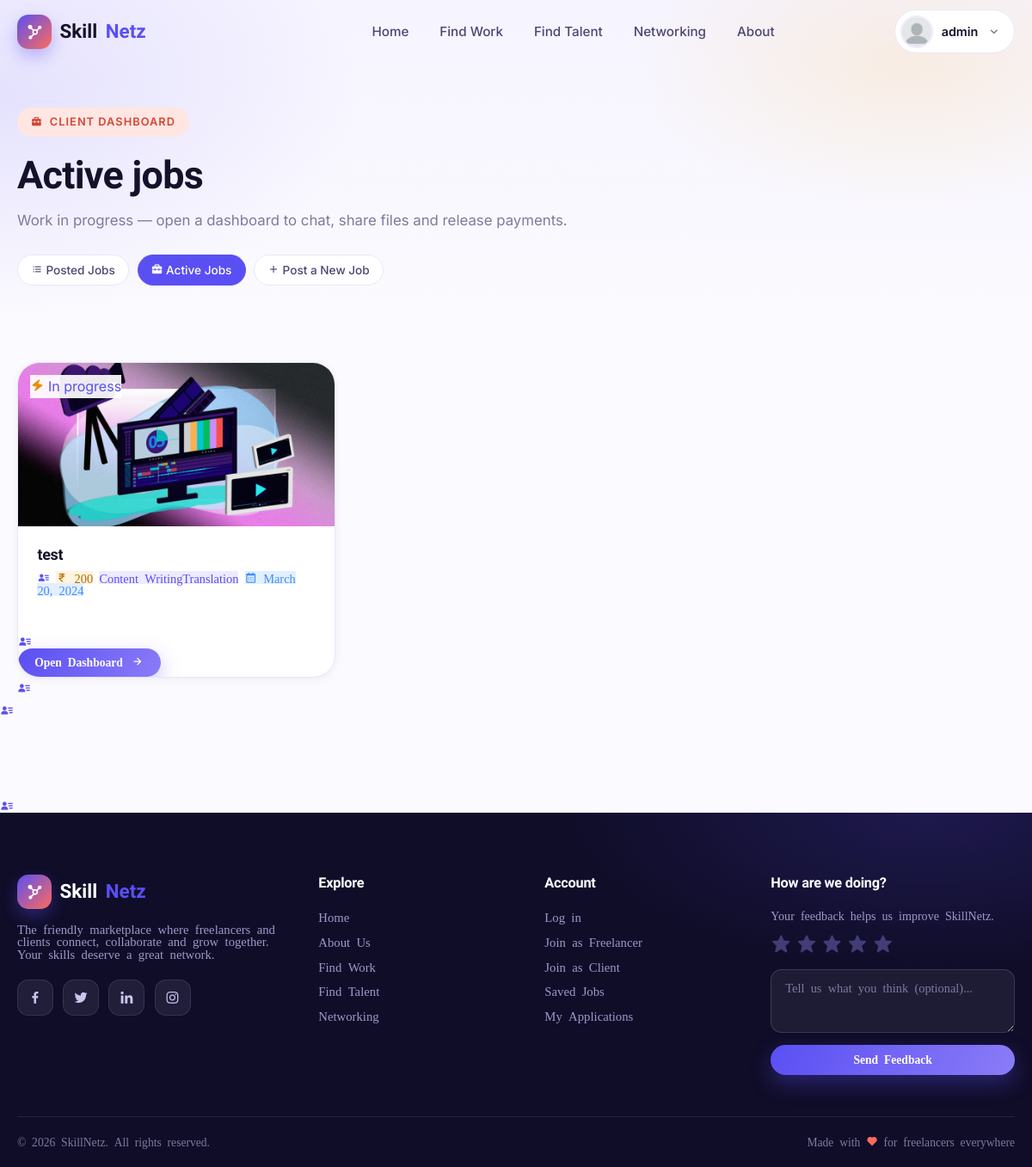
/myjobs/active/ (signed in), run on the app's committed database.
### skillnetz/models.py (models this page shows, shortened)
class CustomUser(AbstractUser):
    ROLE_CHOICES = (
    ("freelancer", "Freelancer"),
    ("client", "Client"),
    ("admin","Admin"))
    role = models.CharField(max_length=20,choices=ROLE_CHOICES,default="admin")
    linkedin_id = models.CharField(null=True,blank=True,max_length=20)
    paypal_id = models.CharField(null=True,blank=True,max_length=50)
    dp_img = models.ImageField(upload_to="img",blank=True,null=True,default="img/dp.jpg")
    skill = models.ManyToManyField("Skills",blank=True)

class ActiveJob(models.Model):
    job_title = models.CharField(max_length=50)
    skill = models.ManyToManyField("Skills")
    price = models.CharField(max_length=50)
    description = models.TextField()
    post_date = models.DateField(null=True,blank=True,auto_now_add=True)
    job_image = models.ImageField(upload_to="job_images/",null=True,blank=True)
    post_by = models.ForeignKey(CustomUser,on_delete=models.CASCADE)
    assign_to =models.ForeignKey(CustomUser,on_delete=models.CASCADE,related_name='assign',null=True,blank=True)

class Skills(models.Model):
    name = models.CharField(max_length=100)

### skillnetz/views.py (the view)
# urls.py: path('myjobs/active/',views.activejobs,name="activejobs"),
def activejobs(request):
    user_posts = ActiveJob.objects.filter(post_by=request.user)
    return render(request, 'activejobs.html', {'user_posts': user_posts})

### skillnetz/templates/activejobs.html (shortened to what this page needs)
{% extends 'base.html' %}
{% load static %}
{% block content %}
<header class="page-hero" style="padding-bottom:2.6rem;">
  <div class="container">
    <span class="eyebrow coral reveal"><i class='bx bxs-briefcase-alt-2'></i> Client Dashboard</span>
    <h1 class="reveal" style="--reveal-delay:.06s">Active jobs</h1>
    <p class="reveal" style="--reveal-delay:.12s">Work in progress — open a dashboard to chat, share files and release payments.</p>
    <div class="reveal" style="--reveal-delay:.18s;display:flex;gap:.6rem;margin-top:1.6rem;flex-wrap:wrap;">
      <a href="{% url 'myjobs' %}" class="chip"><i class='bx bx-list-ul'></i> Posted Jobs</a>
      <span class="chip" style="background:var(--primary);border-color:var(--primary);color:#fff;"><i class='bx bxs-briefcase-alt-2'></i> Active Jobs</span>
      <a href="{% url 'findtalent' %}" class="chip"><i class='bx bx-plus'></i> Post a New Job</a>
    </div>
  </div>
</header>
<section class="section" style="padding-top:3rem;">
  <div class="container">
    {% if user_posts %}
    <div class="card-grid">
      {% for job in user_posts %}
      <article class="job-card reveal">
        {% if job.job_image %}
        <a href="{% url 'dashboard' job.id %}" class="jc-img">
          <img src="{{ job.job_image.url }}" alt="{{ job.job_title }}" loading="lazy">
          <span class="meta-pill skill" style="position:absolute;top:0.9rem;left:0.9rem;background:rgba(255,255,255,.92);"><i class='bx bxs-zap' style="color:#e58e00;"></i> In progress</span>
        </a>
        {% endif %}
        <div class="jc-body">
          <h3><a href="{% url 'dashboard' job.id %}">{{ job.job_title }}</a></h3>
          <p class="jc-desc">
            <i class='bx bxs-user-detail' style="color:var(--primary);'></i>
            Assigned to <strong>{{ job.assign_to.first_name|default:job.assign_to.username }}</strong>
          </p>
          <div class="job-meta">
            <span class="meta-pill price"><i class='bx bx-rupee'></i> {{ job.price }}</span>
            {% for s in job.skill.all %}<span class="meta-pill skill">{{ s.name }}</span>{% endfor %}
            <span class="meta-pill date"><i class='bx bx-calendar'></i> {{ job.post_date|default_if_none:"—" }}</span>
          </div>
          <div class="jc-actions">
            <a href="{% url 'dashboard' job.id %}" class="btn btn-primary btn-sm">Open Dashboard <i class='bx bx-right-arrow-alt'></i></a>
          </div>
        </div>
      {% endfor %}
    </div>
    {% endif %}
</section>
{% endblock %}

### skillnetz/templates/base.html (shortened to what this page needs)
<!DOCTYPE html>
<html lang="en">
{% load static %}
<head>
  <link href='https://unpkg.com/boxicons@2.1.1/css/boxicons.min.css' rel='stylesheet'>
  <link rel="stylesheet" href="{% static 'css/skillnetz.css' %}">
</head>
<body>
  <nav class="navbar">
    <div class="container nav-inner">
      <a href="{% url 'home' %}" class="brand">
        <span class="brand-mark"><i class='bx bxs-network-chart'></i></span>
        Skill<em>Netz</em>
      </a>
      <ul class="nav-links">
        <li><a href="{% url 'home' %}" class="{% if request.path == '/' %}active{% endif %}">Home</a></li>
        <li><a href="{% url 'findwork' %}" class="{% if '/findwork' in request.path %}active{% endif %}">Find Work</a></li>
        <li><a href="{% url 'findtalent' %}" class="{% if '/findtalent' in request.path %}active{% endif %}">Find Talent</a></li>
        <li><a href="{% url 'mynetwork' %}">Networking</a></li>
        <li><a href="{% url 'about' %}" class="{% if '/aboutus' in request.path %}active{% endif %}">About</a></li>
      </ul>
      <div class="nav-actions">
        {% if user.is_authenticated %}
        <div class="nav-user">
          <button class="nav-user-btn" type="button">
            <img src="{{ user.dp_img.url }}" alt="{{ user.first_name }}">
            <span class="nav-user-name">{{ user.first_name }}</span>
            <i class='bx bx-chevron-down'></i>
          </button>
        </div>
        {% else %}
        <a href="{% url 'login' %}" class="btn btn-ghost btn-sm">Log in</a>
        <a href="{% url 'signup' %}" class="btn btn-primary btn-sm">Join <i class='bx bx-right-arrow-alt'></i></a>
        {% endif %}
      </div>
    </div>
  </nav>
  {% block content %}{% endblock %}
  <footer class="footer">
    <div class="container">
      <div class="footer-grid">
        <div class="footer-col footer-about">
          <a href="{% url 'home' %}" class="brand">
            <span class="brand-mark"><i class='bx bxs-network-chart'></i></span>
            Skill<em>Netz</em>
          </a>
          <p>The friendly marketplace where freelancers and clients connect, collaborate and grow together. Your skills deserve a great network.</p>
          <div class="footer-social">
            <a href="#" aria-label="Facebook"><i class='bx bxl-facebook'></i></a>
            <a href="#" aria-label="Twitter"><i class='bx bxl-twitter'></i></a>
            <a href="#" aria-label="LinkedIn"><i class='bx bxl-linkedin'></i></a>
            <a href="#" aria-label="Instagram"><i class='bx bxl-instagram'></i></a>
          </div>
        </div>
        <div class="footer-col">
          <h4>Explore</h4>
          <ul class="footer-links">
            <li><a href="{% url 'home' %}">Home</a></li>
            <li><a href="{% url 'about' %}">About Us</a></li>
            <li><a href="{% url 'findwork' %}">Find Work</a></li>
            <li><a href="{% url 'findtalent' %}">Find Talent</a></li>
            <li><a href="{% url 'mynetwork' %}">Networking</a></li>
          </ul>
        </div>
        <div class="footer-col">
          <h4>Account</h4>
          <ul class="footer-links">
            <li><a href="{% url 'login' %}">Log in</a></li>
            <li><a href="{% url 'signup' %}">Join as Freelancer</a></li>
            <li><a href="{% url 'signup' %}">Join as Client</a></li>
            <li><a href="{% url 'saved_jobs' %}">Saved Jobs</a></li>
            <li><a href="{% url 'mywork' %}">My Applications</a></li>
          </ul>
        </div>
        <div class="footer-col footer-feedback">
          <h4>How are we doing?</h4>
          <p style="font-size:0.88rem;color:#9d99c7;">Your feedback helps us improve SkillNetz.</p>
          <form action="{% url 'feedback_submit' %}" method="POST">
            <div class="stars">
              <i class='bx bxs-star'></i><i class='bx bxs-star'></i><i class='bx bxs-star'></i><i class='bx bxs-star'></i><i class='bx bxs-star'></i>
            </div>
            <textarea name="comment" placeholder="Tell us what you think (optional)..."></textarea>
            <button type="submit" class="btn btn-primary btn-sm btn-block">Send Feedback</button>
          </form>
        </div>
      </div>
      <div class="footer-bottom">
        <span>© 2026 SkillNetz. All rights reserved.</span>
        <span class="made-with">Made with <i class='bx bxs-heart'></i> for freelancers everywhere</span>
      </div>
    </div>
  </footer>
</body>
</html>

### data on the page
CustomUser: dp_img (picture), first_name "admin"
ActiveJob: job_image (picture), job_title "test", price "200", post_date "March 20, 2024"
Skills: name "Content Writing"
Skills: name "Translation"
